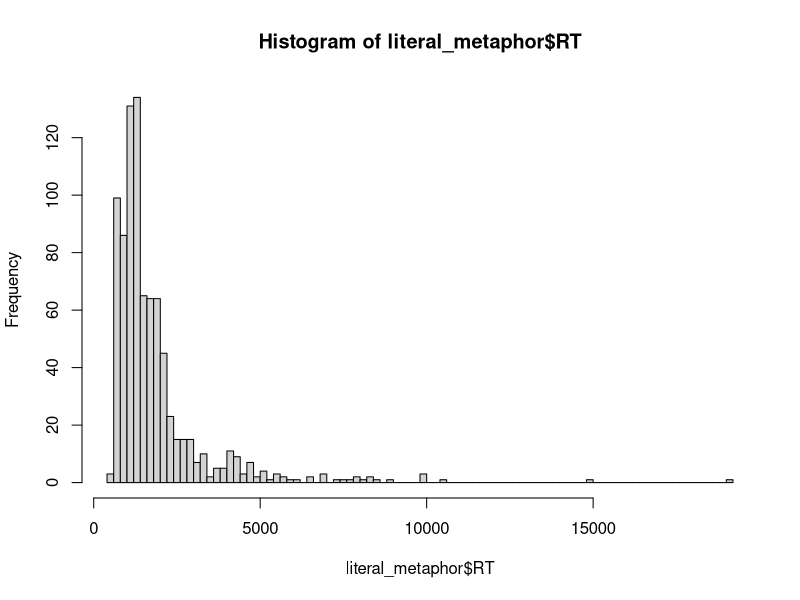
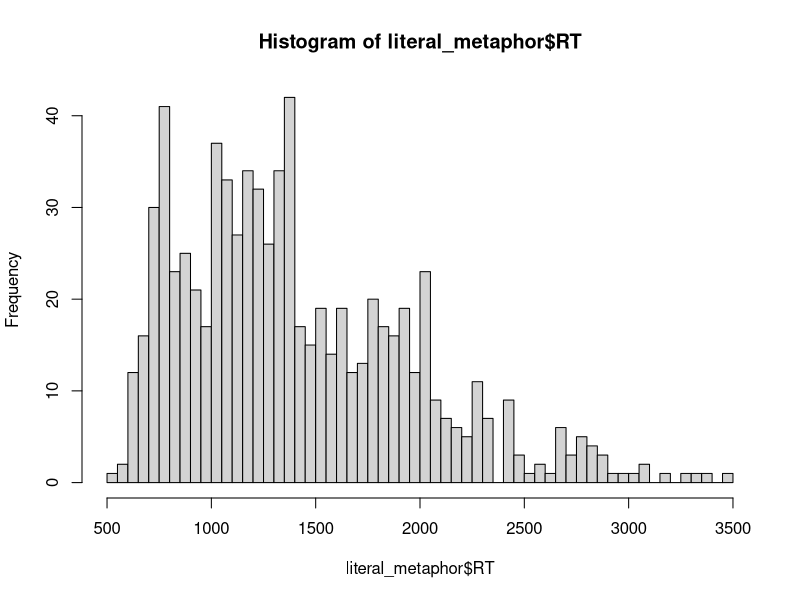

Generate these figures, in order, with R: (Note: this script raises an error after producing the figures.)
library(tidyverse)
df <-read_csv("results.csv")
unique(df$Item)
df2 <- read_csv('freq_for_data.csv')
participants <- read_csv('participants.csv')
participants <- participants[participants$errors_adj < 20, ]
participants <- c(participants$id)
df <- merge(df, df2, by.df = "NP")
df %>% 
  filter(RT < 20000,
         RT > 0,
         Correct >= 0,
         freq > 0) %>% 
  mutate(log_RT = log(RT),
         log_freq = log(freq)) ->
  filtered


filtered <- filtered[ filtered$id %in% participants, ]

literal_metaphor <- filtered[filtered$Type == 'literal_m' | filtered$Type == 'metaphor', ]
literal_bleaching <- filtered[filtered$Type == 'literal_b' | filtered$Type == 'bleaching', ]

hist(literal_metaphor$RT, breaks= 100)

literal_metaphor %>%
  filter(freq >500) -> high_literal_metaphor

literal_m_high <- high_literal_metaphor[high_literal_metaphor$Type == 'literal_m',]
literal_m_high <- 
  literal_m_high[literal_m_high$RT > (mean(literal_m_high$RT) - 2*sd(literal_m_high$RT)) & 
              literal_m_high$RT < (mean(literal_m_high$RT) + 2*sd(literal_m_high$RT)), ]


metaphor_high <- high_literal_metaphor[high_literal_metaphor$Type == 'metaphor',]
metaphor_high <- metaphor_high[metaphor_high$RT > (mean(metaphor_high$RT) - 2*sd(metaphor_high$RT)) & 
                                 metaphor_high$RT < (mean(metaphor_high$RT) + 2*sd(metaphor_high$RT)), ]

literal_metaphor %>%
  filter(freq < 500) -> low_literal_metaphor

literal_m_low <- low_literal_metaphor[low_literal_metaphor$Type == 'literal_m',]
literal_m_low <- 
  literal_m_low[literal_m_low$RT > (mean(literal_m_low$RT) - 2*sd(literal_m_low$RT)) & 
                  literal_m_low$RT < (mean(literal_m_low$RT) + 2*sd(literal_m_low$RT)), ]


metaphor_low <- low_literal_metaphor[low_literal_metaphor$Type == 'metaphor',]
metaphor_low <- metaphor_low[metaphor_low$RT > (mean(metaphor_low$RT) - 2*sd(metaphor_low$RT)) & 
                              metaphor_low$RT < (mean(metaphor_low$RT) + 2*sd(metaphor_low$RT)), ]


low_m <- rbind(literal_m_low, metaphor_low)
low_m <- low_m[low_m$RT > (mean(low_m$RT) - 2*sd(low_m$RT)) & 
                 low_m$RT < (mean(low_m$RT) + 2*sd(low_m$RT)), ]
                            
high_m <- rbind(literal_m_high, metaphor_high)
high_m <- high_m[high_m$RT > (mean(high_m$RT) - 2*sd(high_m$RT)) & 
                   high_m$RT < (mean(high_m$RT) + 2*sd(high_m$RT)), ]

literal_metaphor <- rbind(low_m, high_m)
unique(literal_metaphor$NP)
hist(literal_metaphor$RT, breaks= 100)

unique(literal_bleaching$NP)
#####
literal_bleaching %>%
  filter(freq >500) -> high_literal_bleaching

literal_b_high <- high_literal_bleaching[high_literal_bleaching$Type == 'literal_b',]
literal_b_high <- 
 literal_b_high[literal_b_high$RT > (mean(literal_b_high$RT) - 2*sd(literal_b_high$RT)) & 
                   literal_b_high$RT < (mean(literal_b_high$RT) + 2*sd(literal_b_high$RT)), ]


bleaching_high <- high_literal_bleaching[high_literal_bleaching$Type == 'bleaching',]
bleaching_high <- bleaching_high[bleaching_high$RT > (mean(bleaching_high$RT) - 2*sd(bleaching_high$RT)) & 
                                   bleaching_high$RT < (mean(bleaching_high$RT) + 2*sd(bleaching_high$RT)), ]


literal_bleaching %>%
  filter(freq < 500) -> low_literal_bleaching

literal_b_low <- low_literal_bleaching[low_literal_bleaching$Type == 'literal_b',]
literal_b_low <- 
  literal_b_low[literal_b_low$RT > (mean(literal_b_low$RT) - 2*sd(literal_b_low$RT)) & 
                  literal_b_low$RT < (mean(literal_b_low$RT) + 2*sd(literal_b_low$RT)), ]


bleaching_low <- low_literal_bleaching[low_literal_bleaching$Type == 'bleaching',]
bleaching_low <- bleaching_low[bleaching_low$RT > (mean(bleaching_low$RT) - 2*sd(bleaching_low$RT)) & 
                                bleaching_low$RT < (mean(bleaching_low$RT) + 2*sd(bleaching_low$RT)), ]

low_b <- rbind(literal_b_low, bleaching_low)
low_b <- low_b[low_b$RT > (mean(low_b$RT) - 2*sd(low_b$RT)) & 
                 low_b$RT < (mean(low_b$RT) + 2*sd(low_b$RT)), ]

high_b <- rbind(literal_b_high, bleaching_high)
high_b <- high_b[high_b$RT > (mean(high_b$RT) - 2*sd(high_b$RT)) & 
                   high_b$RT < (mean(high_b$RT) + 2*sd(high_b$RT)), ]


literal_bleaching <- rbind(low_b, high_b)

##### code ALop
literal_metaphor$Type <- as.factor(literal_metaphor$Type)
literal_metaphor$Type <- relevel(literal_metaphor$Type, ref = "literal_m")

literal_metaphor$Freq_Type <- ifelse(literal_metaphor$freq>500, 'high', 'low')
literal_metaphor$Freq_Type <- as.factor(literal_metaphor$Freq_Type)
contrasts(literal_metaphor$Freq_Type) <- contr.sum(2)
levels(literal_metaphor$Freq_Type)
levels(literal_metaphor$Type)

literal_metaphor$id <- as.factor(literal_metaphor$id)
literal_metaphor$Item <- as.factor(literal_metaphor$Item)

lime1 <- lmer(log_RT ~ Freq_Type/Type + 
       (1|id) + (1|Item), 
     data = literal_metaphor, REML = FALSE,
     control = lmerControl(optimizer = "bobyqa"))
qqnorm(residuals(lime1))
summary(lime1)


lime1_correct <- glmer(Correct ~ Freq_Type/Type + 
                (1|id) + (1|Item), 
              data = literal_metaphor, family = binomial,
              control = glmerControl(optimizer = "bobyqa"))
summary(lime1_correct)


literal_bleaching$Type <- as.factor(literal_bleaching$Type)
literal_bleaching$Type <- relevel(literal_bleaching$Type, ref = "literal_b")

literal_bleaching$Freq_Type <- ifelse(literal_bleaching$freq>500, 'high', 'low')
literal_bleaching$Freq_Type <- as.factor(literal_bleaching$Freq_Type)
contrasts(literal_bleaching$Freq_Type) <- contr.sum(2)
levels(literal_bleaching$Freq_Type)
levels(literal_bleaching$Type)

literal_bleaching$id <- as.factor(literal_bleaching$id)
literal_bleaching$Item <- as.factor(literal_bleaching$Item)

lime2 <- lmer(log_RT ~ Freq_Type/Type + 
                (1|id) + (1|Item), 
              data = literal_bleaching, REML = FALSE,
              control = lmerControl(optimizer = "bobyqa"))


qqnorm(residuals(lime2))
summary(lime2)

lime2_correct <- glmer(Correct ~ Freq_Type/Type + 
                         (1|id) + (1|Item), 
                       data = literal_bleaching, family = binomial,
                       control = glmerControl(optimizer = "bobyqa"))
summary(lime2_correct)
